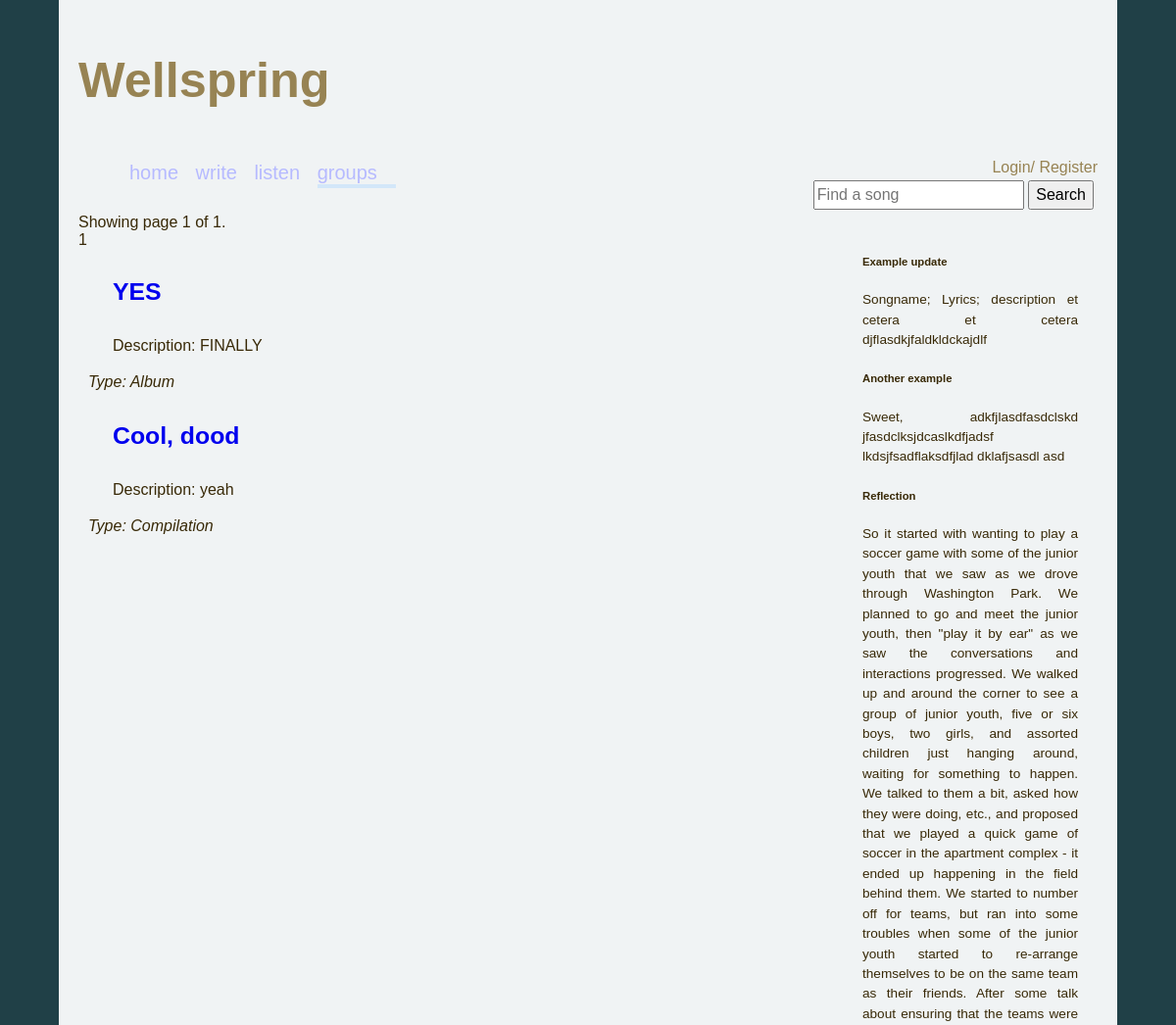
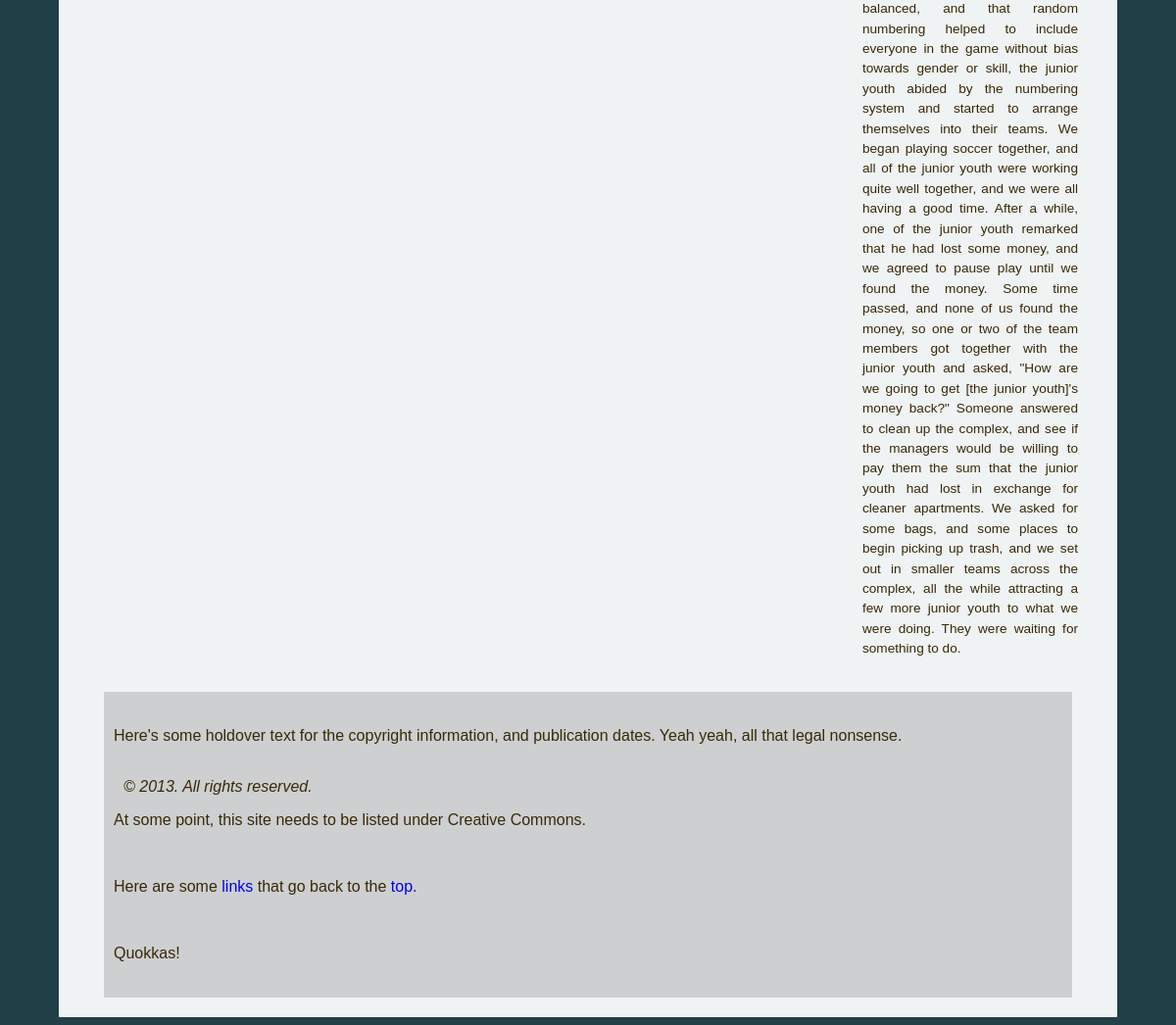
Screenshot of /group/view.php with the database file from the repository (2 pictures, top to bottom).
### tables this page shows
CREATE TABLE IF NOT EXISTS `groups` (
  `group_id` int(255) unsigned NOT NULL AUTO_INCREMENT,
  `group_name` varchar(40) NOT NULL,
  `group_desc` text NOT NULL,
  `type` tinyint(4) NOT NULL,
  `user_id` int(255) unsigned NOT NULL,
  PRIMARY KEY (`group_id`),
  KEY `user_id` (`user_id`),
  KEY `type` (`type`)
);

CREATE TABLE IF NOT EXISTS `group_type` (
  `type_id` tinyint(4) NOT NULL,
  `type_name` varchar(40) NOT NULL,
  `type_desc` varchar(250) NOT NULL,
  PRIMARY KEY (`type_id`),
  UNIQUE KEY `type_name` (`type_name`)
);

### lib/classes/StatementHandler.php (called while the page is built, shortened)
<?php
class StatementHandler {
    protected $PDO;
    private $_errors = array(),
            $_results,
            $_bindparam = array(),
            $_count;
    public function __construct(PDO $PDO){
        $this->PDO = $PDO;
    }
    private function clearResults(){
        $this->_results = array();
    }
    public function getResults(){
        if ($this->_results){
            return $this->_results;
        } else {
            return NULL;
        }
    }
    public function getEstimate($table, $row){
        $count = $this->PDO->prepare("SELECT COUNT($row) FROM $table");
        $count->execute();
        $count_row= $count->fetch();
        return intval($count_row[0]);
    }
    public function begin(){
        $this->PDO->beginTransaction();
        return $this;
    }
    public function commit(){
        $this->PDO->commit();
        return $this;
    }
    private function join(array $join, $where = array()){
        $sql = " ";
        foreach($join as $index => $info){
            if (is_array($info)){
                if (array_key_exists('type', $join)){
                    $sql .= $join['type']." JOIN (`";
                } else {
                    $sql .= " JOIN (`";
                }
                $tbl = "";
                $fields = "";
                $conds = "";
                $tbl .= $info['join_table'] ."`)";
                $sql .= $tbl ." ON (";
                    if (array_key_exists('join_table', $info) && array_key_exists('join_key', $info) && array_key_exists('primary_key', $info)){
                    $conds .= $info['primary_key'] ." = ". $info['join_key'];
                    if (array_key_exists('fields', $info)){
                        foreach($info['fields'] as $key => $field){
                            $fieldsr[] = "`". $info['join_table'] ."`.`". $field ."`";
                        }
                        $fields = implode(", ", $fieldsr) ." ";
                    }
                    $sql .= $conds .") ";
                    } else {
                        $this->addError("The array was improperly formatted - use 'join_table', 'primary_key', and 'join_key'.");
                    }
                }
        }
        $return[] = $sql;
        $return[] = $fields;
        return $return;
    }
    public function query($sql, $values = array(), $fetch = FALSE, $table = ''){
        if ($sth = $this->PDO->prepare($sql)){
            if (!empty($values)){
                $sth->execute($values);
                if ($fetch){
                    $this->_results = $sth->fetchAll();
                }
            } else {
                $q = $this->PDO->query($sql);
                if ($fetch){
                    $result = $q->fetchAll(PDO::FETCH_ASSOC);
                    $row = $q->fetchAll(PDO::FETCH_NUM);
                    $this->_results = $result;
                }
            }
        } else {
            $this->addError('There was an error preparing the database statment.');
        }
    }
    public function get($table, $fields = array(), $values = array(), $where = array(), $orderby = array(), $join = array(), $extra = ''){
        $operators = array("=", "<", ">", "<=", ">=");
        $sql = "SELECT ";
        if ($fields === '*'){
            $sql .= $fields;
        } elseif (is_string($fields)) {
            $sql .= "`". $fields ."`";
        } else {
            foreach($fields as $field){
                $sql .= "`$table`.`$field`, ";
            }
            $sql = substr($sql, 0, -2). " ";
            if (!empty($join)){
                $ret_sql = $this->join($join, $where);
                $sql .= ", ". $ret_sql[1];
            }
        }
        $sql .= "FROM `$table`";
        if (!empty($join)){
            $sql .= $ret_sql[0];
        }
        if (!empty($where) && count(array_intersect($operators, $where)) > 0){
            $sql .= " WHERE ";
            $wheres = implode(" ", $where);
            $sql .= $wheres;
        }
        $sql .= " ". $extra;
        $sql .= ";";
        $this->query($sql, $values, TRUE);
        return $this;
    }
}
?>

### group/view.php (called while the page is built, shortened)
<?php
require_once('../lib/init.php');
$STH = new StatementHandler($PDO);
$s = new SongManager($STH);
if (Input::get('group_id')){
    $i = Input::get('group_id');
    $check = $s->exists($i, 'group');
    if ($check){
        $view = $s->viewGroup(escape(Input::get('group_id')), TRUE);
        $t = new Template($view['group_name']. " | Group View", array('main', 'song'), 'view_group_basic.php', 'View all groups in the Wellspring database!', array('view'));
        require_once(Config::get('root/content') . 'template/template.php');
    } else {
        Input::put('resource', 'group');
        $t = new Template("404 | Group View", array('main'), 'errors/404.php', '404, that group could not be found.', array('view'));
        require_once(Config::get('root/content') . 'template/template.php');
    }
} else {
    require_once(Config::get('root/content') . 'template/template.php');
}
?>

### lib/classes/Input.php (called while the page is built, shortened)
<?php
class Input {
    public static function get($item){
        return NULL;
    }
}
?>

### lib/classes/SongManager.php (called while the page is built, shortened)
<?php
class SongManager {
    protected $STH;
    public function __construct(StatementHandler $STH, $user_id = 0){
        $this->STH = $STH;
    }
    public function getHandler(){
        return $this->STH;
    }
    public function viewGroups($limits, $members = FALSE, $songIdOnly = TRUE, $typeDescription = TRUE, $user_id = NULL){
        $STH = $this->getHandler();
        $table = 'groups';
        $fields = '*';
        $where = array();
        $orderby = array();
        if (!is_array($limits) && $limits = 'all'){
            if ($typeDescription){
                $fields = array('group_id', 'group_name', 'group_desc', 'user_id');
                $type = $STH->get('group_type', '*')->getResults();
                $join = array(array('join_table' => 'group_type',
                                    'primary_key' => 'groups.type',
                                    'join_key' => 'group_type.type_id',
                                    'fields' => array('type_name', 'type_desc')));
            } else {
                $join = array();
            }
            if (isset($user_id)){
                $user_id = intval($user_id);
                $values = array(':user_id' => $user_id);
                $where = array('user_id', '=', ':user_id');
            } else {
                $values = array();
                $where = array();
            }
            $resArray = $STH->get($table, $fields, $values, $where, array(), $join)->getResults();
            return $resArray;
        }
        if (array_key_exists('num_res', $limits)){
            if (array_key_exists('page', $limits)){
                $pair = array('start' => ($limits['num_res'] * ($limits['page'] -1)), 'end' => ($limits['num_res'] * $limits['page']));
                $extra = ' LIMIT '. $pair['start']. ', '. $limits['num_res'];
                if ($typeDescription){
                    $fields = array('group_id', 'group_name', 'group_desc', 'user_id');
                    $type = $STH->get('group_type', '*')->getResults();
                    $join = array(array('join_table' => 'group_type',
                                        'primary_key' => 'groups.type',
                                        'join_key' => 'group_type.type_id',
                                        'fields' => array('type_name', 'type_desc')));
                } else {
                    $join = array();
                }
                if (isset($user_id)){
                    $user_id = intval($user_id);
                    $values = array(':user_id' => $user_id);
                    $where = array('user_id', '=', ':user_id');
                } else {
                    $where = array();
                }
                $resArray = $STH->get($table, $fields, array(), $where, $orderby, $join, $extra)->getResults();
                return $resArray;
            } else {
                $this->_errors[] = 'There was no page specified in viewGroups call, fatal';
                return $this;
            }
        } else {
            $this->_errors[] = 'There was no number of requested results specified in viewGroups call, fatal';
            return $this;
        }
    }
}
?>

### lib/content/view_group_content.php (the view, shortened to what this page needs)
<?php
if (Input::get('page') != NULL){
    $page = htmlspecialchars(Input::get('page'));
} else {
    $page = 1;
}
if (Input::get('num_res') != NULL){
    $num_res = htmlspecialchars(Input::get('num_res'));
} else {
    $num_res = 20;
}
$STH = new StatementHandler($PDO);
$SM = new SongManager($STH);
$count = $STH->getEstimate('groups', 'group_id');
if ($count < $num_res){
    $num_res = $count;
}
if ($count < ($page * $num_res)){
    echo "<p id=\"error\">Sorry, but that page doesn't exist in the database of groups.</p><br>";
} else {
    $results = $SM->viewGroups(array('num_res' => $num_res, 'page' => $page), TRUE, TRUE, TRUE);
    $total = ceil(($count/$num_res));
    echo "Showing page $page of $total. <br>";
    for($a = 1; $a <= $total; $a++){
        if ($a == $page){
            echo "$a  ";
        } else {
            echo "<a href=\"group/view.php?page=$a&num_res=$num_res\">$a</a>  ";
        }
    }
    foreach ($results as $entry => $group){
        echo "<article class=\"group\">";
        echo "<h4><a href=\"group/view.php?group_id=". $group['group_id'] ."\">". $group['group_name'] ."</h4></a>";
        echo "<p>Description: ". $group['group_desc'] ."</p>";
        echo "<span>Type: ". $group['type_name'] ."</span>";
        echo "</article>";
    }
}
?>

### rows the page displays
groups: group_name "YES", group_desc "FINALLY", group_type.type_name "Album"
groups: group_name "Cool, dood", group_desc "yeah", group_type.type_name "Compilation"

### other values shown
$page "1"
$total "1"
